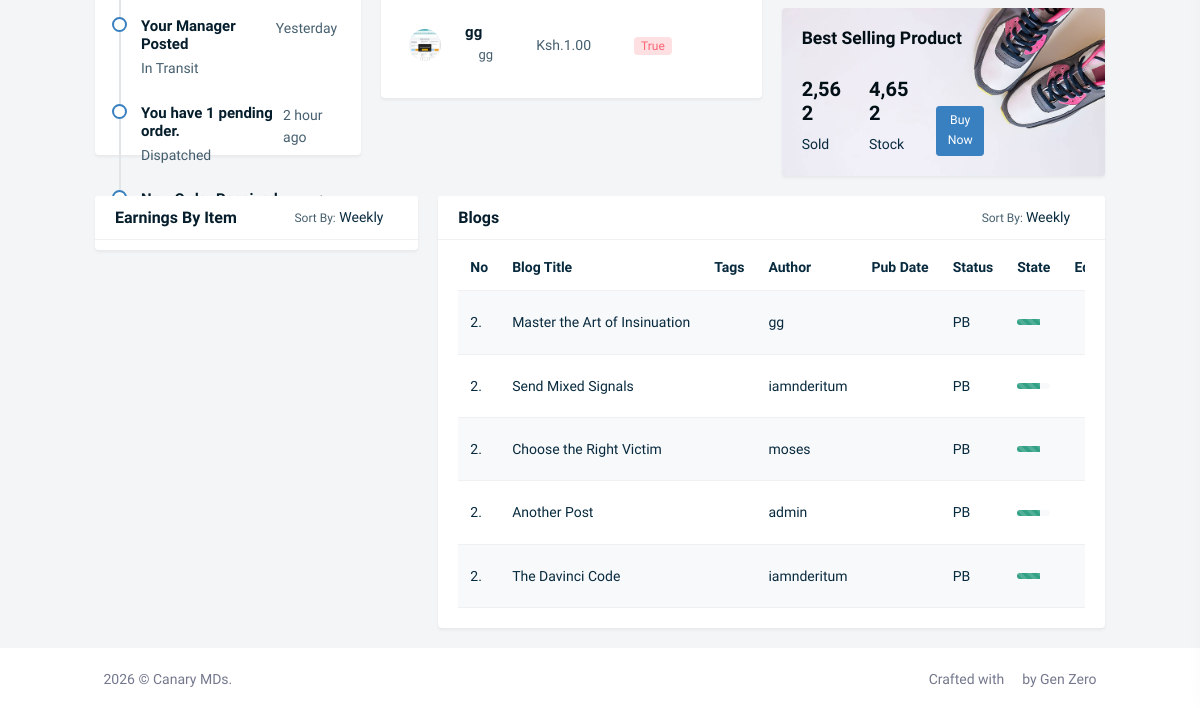
Page / (signed in, lower part) on the earlier database version.
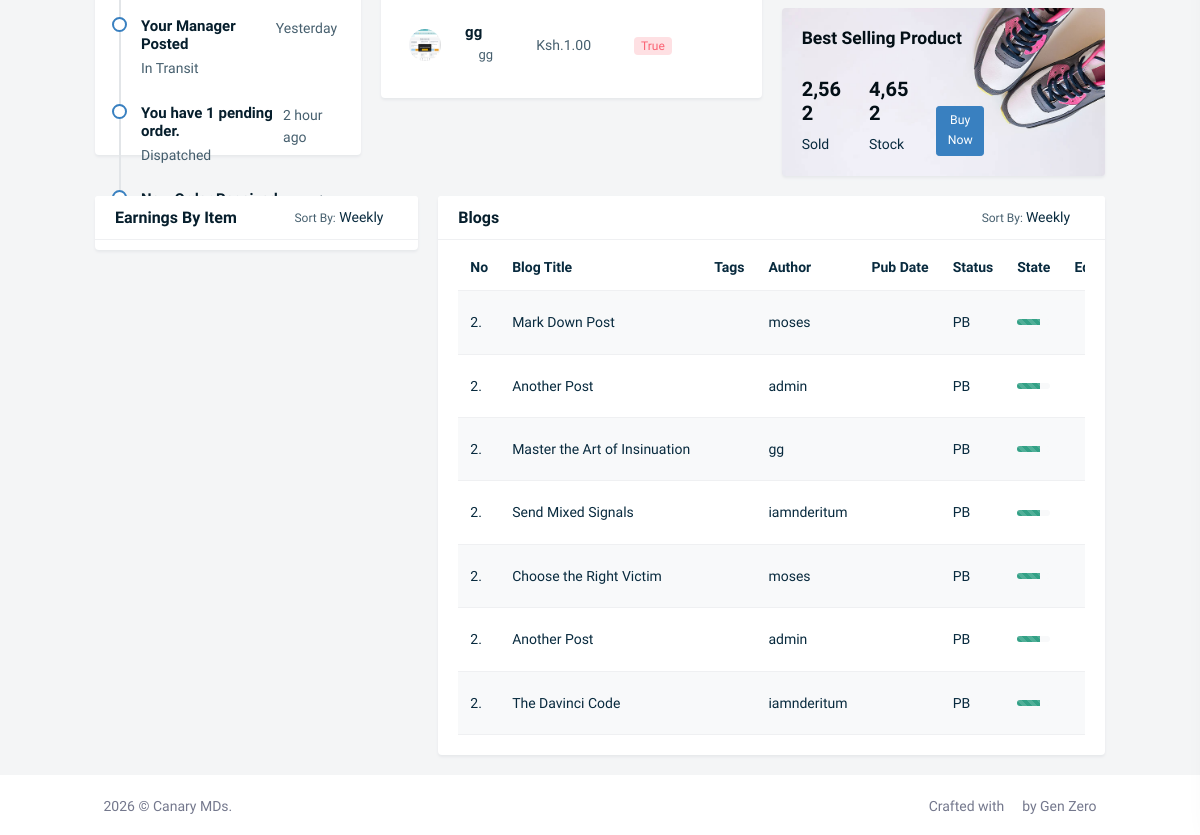
Same page on the later database version.
### shop/models.py (models this page shows, shortened)
class Product(models.Model):
    category = models.ForeignKey(
        Category,
        related_name='products',
        on_delete=models.CASCADE
    )
    name = models.CharField(max_length=200)
    slug = models.SlugField(max_length=200)
    image = models.ImageField(
        upload_to='products/%Y/%m/%d',
        blank=True
    )
    description = models.TextField(blank=True)
    price = models.DecimalField(max_digits=10, decimal_places=2)
    available = models.BooleanField(default=True)
    created = models.DateTimeField(auto_now_add=True)
    updated = models.DateTimeField(auto_now=True)
    class Meta:
        ordering = ["name"]
        indexes = [
            models.Index(fields=["id", "slug"]),
            models.Index(fields=["name"]),
            models.Index(fields=["-created"]),
        ]

class Category(models.Model):
    name = models.CharField(max_length=200)
    slug = models.CharField(max_length=200, unique=True)
    class Meta:
        ordering = ['name']
        indexes = [
            models.Index(fields=['name']),
        ]
        verbose_name = "category"
        verbose_name_plural = "categories"
    def __str__(self):
        return self.name

### blog/models.py (models this page shows, shortened)
class Post(models.Model):
    class Status(models.TextChoices):
        DRAFT = "DF", "Draft"
        PUBLISHED = "PB", "Published"
    title = models.CharField(max_length=250)
    slug = models.SlugField(
        max_length=250,
        unique_for_date="publish"
        )
    author = models.ForeignKey(
        settings.AUTH_USER_MODEL,
        on_delete=models.CASCADE,
        related_name="blog_posts"
    )
    body = models.TextField()
    publish = models.DateTimeField(default=timezone.now)
    created = models.DateTimeField(auto_now_add=True)
    updated = models.DateTimeField(auto_now=True)
    status = models.CharField(
        max_length=2,
        choices=Status,
        default=Status.DRAFT
    )
    objects = models.Manager() # The default manager.
    published = PublishedManager() # Our custom manager.
    tags = TaggableManager()
    class Meta:
        ordering = ["-publish"]
        indexes = [
            models.Index(fields=["-publish"]),
        ]

### symox/views.py (the view)
# urls.py: path('',views.DashboardView.as_view(),name='dashboard'),
class DashboardView(LoginRequiredMixin,View):
    template_view = "dashboard.html"
    products = Product.objects.all()
    blog_posts = Post.published.all()
    def get(self, request):
        context =  {
            "products": self.products,
            "blogs":self.blog_posts
            }
        return render(request, 'dashboard.html',{"products": self.products, "blogs":self.blog_posts})

### templates/dashboard.html (shortened to what this page needs)
{% extends 'partials/base.html' %}
{% load static %}
{% block content %}
{% include 'partials/content.html' %}
{% endblock %}

### templates/partials/content.html (shortened to what this page needs)
{% load static %}
{% block content %}
<div class="page-content">
    <div class="container-fluid">
        <div class="row">
           <div class="col-xl-8">
                    <div class="row">
                        <div class="col-lg-5">
                                <div class="card">
                                    <div class="card-body px-0">
                                        <ol class="activity-feed mb-0 px-4" data-simplebar style="max-height: 377px;">
                                            <li class="feed-item">
                                            </li>
                                            <li class="feed-item">
                                                <div class="d-flex justify-content-between feed-item-list">
                                                    <div>
                                                        <h5 class="font-size-15 mb-1">Your Manager Posted</h5>
                                                        <p class="text-muted mt-0 mb-0">In Transit</p>
                                                    </div>
                                                    <div>
                                                        <p class="text-muted mb-0">Yesterday</p>
                                                    </div>
                                                </div>
                                            </li>
                                            <li class="feed-item">
                                                <div class="d-flex justify-content-between feed-item-list">
                                                    <div>
                                                        <h5 class="font-size-15 mb-1">You have 1 pending order.</h5>
                                                        <p class="text-muted mt-0 mb-0">Dispatched</p>
                                                    </div>
                                                    <div>
                                                        <p class="text-muted mb-0">2 hour ago</p>
                                                    </div>
                                                </div>
                                            </li>
                                            <li class="feed-item pb-1">
                                                <div class="d-flex justify-content-between feed-item-list">
                                                    <div>
                                                        <h5 class="font-size-15 mb-1">New Order Received</h5>
                                                        <p class="text-muted mt-0 mb-0">Order Received</p>
                                                    </div>
                                                    <div>
                                                        <p class="text-muted mb-0">Today</p>
                                                    </div>
                                                </div>
                                            </li>
                                        </ol>
                                    </div>
                                </div>
                        </div>
                        <div class="col-lg-7">
                            <div class="card">
                                <div class="card-body px-0 pt-2">
                                    <div class="table-responsive px-3" data-simplebar style="max-height: 393px;">
                                        {% for product in products %}
                                        <table class="table table-borderless table-centered align-middle table-nowrap mb-0">
                                            <tbody>
                                                <tr>
                                                    <td style="width: 20px;">
                                                        <img src="{% if product.image %}
                                                        {{product.image.url}}"
                                                        {% else %}
                                                        {% static 'images/img-1.jpg' %}
                                                        {% endif %}
                                                        class="avatar-sm rounded-circle " alt="Product">
                                                    </td>
                                                    <td>
                                                        <h6 class="font-size-15 mb-1"> {{product.name}} </h6>
                                                        <p class="text-muted font-size-13 mb-0"><i class="mdi mdi-map-marker"></i> {{product.category}} </p>
                                                    </td>
                                                    <td class="text-muted">Ksh.{{product.price}}</td>
                                                    <td><span class="badge text-danger  bg-danger-subtle font-size-12"> {{product.available}} </span></td>
                                                    <td>
                                                        <div class="dropdown">
                                                            <a class="text-muted dropdown-toggle font-size-20" role="button" data-bs-toggle="dropdown" aria-haspopup="true">
                                                                <i class="mdi mdi-dots-vertical"></i>
                                                            </a>
                                                        </div>
                                                    </td>
                                                </tr>
                                            </tbody>
                                            {% endfor %}
                                        </table>
                                    </div>
                                </div>
                            </div>
                        </div>
               </div>
           </div>
           <div class="col-xl-4">
               <div class="card best-product">
                <div class="card-body">
                 <div class="row align-items-center justify-content-start">
                     <div class="col-lg-8">
                         <h5 class="best-product-title">Best Selling Product</h5>
                         <div class="row align-items-end mt-4">
                             <div class="col-4">
                                 <div class="mt-1">
                                     <h4 class="font-size-20 best-product-title">2,562</h4>
                                     <p class="mb-0">Sold</p>
                                 </div>
                             </div>
                             <div class="col-4">
                                 <div class="mt-1">
                                     <h4 class="font-size-20 best-product-title">4,652</h4>
                                     <p class="mb-0">Stock</p>
                                 </div>
                             </div>
                             <div class="col-4">
                                 <div class="mt-1">
                                     <a href="" class="btn btn-primary btn-sm">Buy
                                         Now</a>
                                 </div>
                             </div>
                            </div>
                     </div>
                 </div>
                </div>
            </div>
           </div>
        </div>
        <div class="row">
            <div class="col-xl-4">
                <div class="card">
                    <div class="card-header">
                        <div class="d-flex flex-wrap align-items-center">
                            <h5 class="card-title mb-0">Earnings By Item</h5>
                            <div class="ms-auto">
                                <div class="dropdown">
                                    <a class="dropdown-toggle text-reset" href="#" id="dropdownMenuButton1" data-bs-toggle="dropdown" aria-haspopup="true" aria-expanded="false">
                                        <span class="text-muted font-size-12">Sort By:</span> <span class="fw-medium">Weekly<i class="mdi mdi-chevron-down ms-1"></i></span>
                                    </a>
                                </div>
                            </div>
                        </div>
                    </div>
                    <div class="card-body py-xl-0">
                        <div id="earning-item" data-colors='["#33a186","#3980c0"]' class="apex-charts" dir="ltr"></div>
                    </div>
                </div>
            </div>
            <div class="col-xl-8">
                <div class="card">
                    <div class="card-header">
                        <div class="d-flex flex-wrap align-items-center">
                            <h5 class="card-title mb-0">Blogs</h5>
                            <div class="ms-auto">
                                <div class="dropdown">
                                    <a class="dropdown-toggle text-reset" href="#" id="dropdownMenuButton1" data-bs-toggle="dropdown" aria-haspopup="true" aria-expanded="false">
                                        <span class="text-muted font-size-12">Sort By: </span> <span class="fw-medium"> Weekly<i class="mdi mdi-chevron-down ms-1"></i></span>
                                    </a>
                                </div>
                            </div>
                        </div>
                    </div>
                    <div class="card-body pt-xl-1">
                        <div class="table-responsive">
                            <table class="table table-striped table-centered align-middle table-nowrap mb-0">
                                <thead >
                                    <tr>
                                        <th>No</th>
                                        <th>Blog Title</th>
                                        <th>Tags</th>
                                        <th>Author</th>
                                        <th>Pub Date</th>
                                        <th>Status</th>
                                        <th>State</th>
                                        <th>Edit</th>
                                    </tr>
                                </thead>
                                <tbody>
                                   {% for blog in blogs %}
                                    <tr>
                                        <td>2.</td>
                                        <td><a href="javascript: void(0);" class="text-body"> {{blog.title}} </a> </td>
                                        <td>
                                            <i class="mdi mdi-circle font-size-10 me-1 align-middle text-danger"></i> {{blog.tags.name}}
                                        </td>
                                        <td>
                                            {{blog.author}}
                                        </td>
                                        <td>
                                        </td>
                                        <td>
                                            {{blog.status}}
                                        </td>
                                        <td style="width: 130px;">
                                            <div class="progress" style="height: 6px;">
                                                <div class="progress-bar progress-bar-striped bg-success" role="progressbar" style="width: 70%" aria-valuenow="70" aria-valuemin="0" aria-valuemax="75">
                                                </div>
                                            </div>
                                        </td>
                                        <td>
                                            <div class="dropdown">
                                                <a class="text-muted dropdown-toggle font-size-24" role="button" data-bs-toggle="dropdown" aria-haspopup="true">
                                                    <i class="mdi mdi-dots-vertical"></i>
                                                </a>
                                            </div>
                                        </td>
                                    </tr>
                                    {% endfor %}
                                </tbody>
                            </table>
                        </div>
                    </div>
                </div>
            </div>
        </div>
    </div>
</div>
    </div>
</div>
{% endblock content %}

Differences in the rows shown:
added Post: title "Mark Down Post", author "moses", status "PB"
added Post: title "Another Post", author "admin", status "PB"
